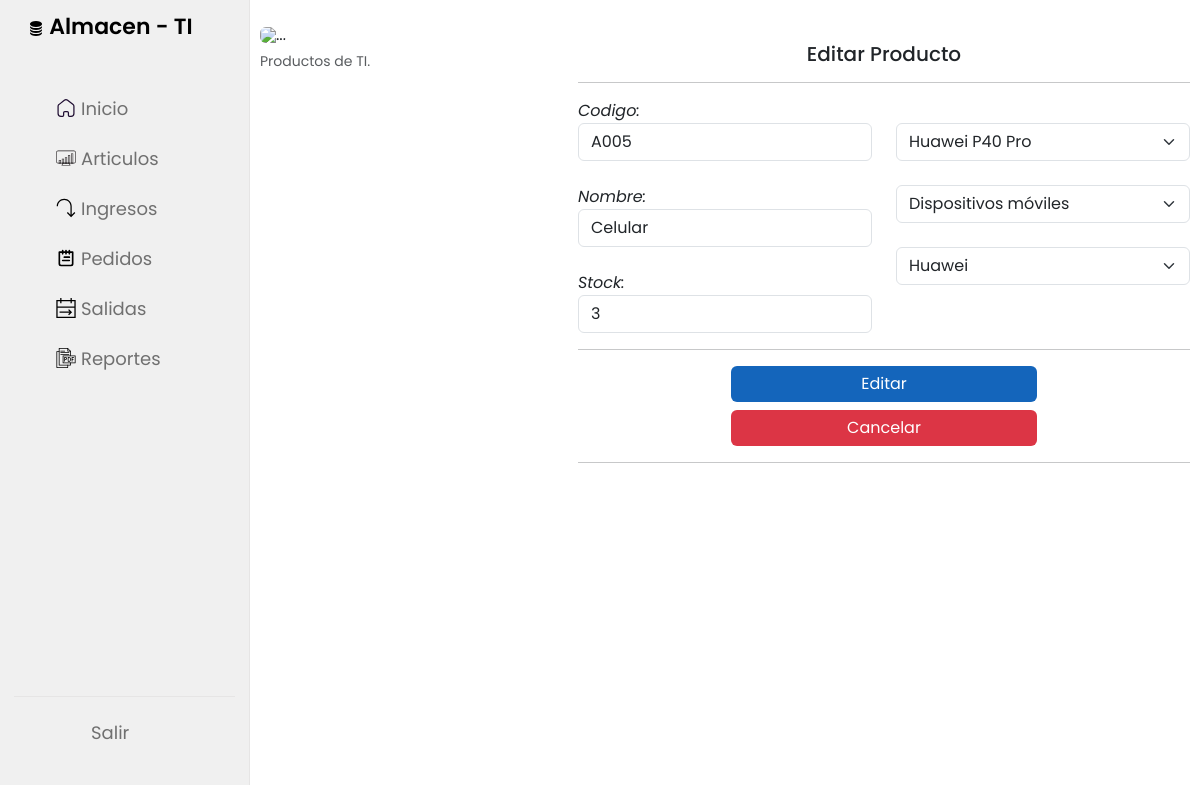
The app's page /articulo/edicionarticulo/A005 (signed in) with its own data.
### Almacen/models.py (models this page shows, shortened)
class Articulo(models.Model):
    codigo=models.CharField(primary_key=True, max_length=6)
    nombre=models.CharField(max_length=60)
    stock=models.IntegerField()
    codigo_Modelo = models.ForeignKey(Modelo, on_delete=models.CASCADE)
    codigo_Marca = models.ForeignKey(Marca, on_delete=models.CASCADE)
    codigo_Categoria=models.ForeignKey(Categoria, on_delete=models.CASCADE)

class Modelo(models.Model):
    codigo=models.CharField(primary_key=True, max_length=6)
    nombre=models.CharField(max_length=60)

class Categoria(models.Model):
    codigo=models.CharField(primary_key=True, max_length=6)
    nombre=models.CharField(max_length=60)
    descripcion=models.CharField(max_length=500)

class Marca(models.Model):
    codigo=models.CharField(primary_key=True, max_length=6)
    nombre=models.CharField(max_length=60)

### Almacen/views.py (the view)
# urls.py: path('articulo/edicionarticulo/<codigo>',views.edicionarticulo),
@login_required
def edicionarticulo(request, codigo):
    articulo = Articulo.objects.get(codigo = codigo)
    modelos = Modelo.objects.all()
    marcas = Marca.objects.all()
    categorias = Categoria.objects.all()
    context = {"articulo":articulo,"modelos":modelos,"marcas":marcas,"categorias":categorias}
    return render(request, template_edit_articulo,context)

### Almacen/templates/articulo/edit_articulo.html (shortened to what this page needs)
{% extends 'base/index.html' %}
{% block content %}
<div class="row pt-3">
    <div class="col-4">
        <figure class="figure">
            <img src="https://img.pikbest.com/png-images/qiantu/mbe-style-daily-necessities-electronic-products-cartoon-cute-set-of-pictures_2577475.png!w700wp"
                class="figure-img img-fluid rounded" alt="...">
            <figcaption class="figure-caption text-end">Productos de TI.</figcaption>
        </figure>
    </div>
    <div class="col-8 pt-3">
        <h5 class=" text-center">Editar Producto</h5>
        <hr>
        <form action="/articulo/updatearticulo/{{articulo.codigo}}" method="post">
            <div class="row">
                <div class="col">
                    <div>
                        <label><em>Codigo:</em></label>
                        <input type="text" readonly name="txtCodigo"  value="{{articulo.codigo}}" class="form-control">
                    </div><br>
                    <div>
                        <label><em>Nombre:</em></label>
                        <input type="text" name="txtNombre"  value="{{articulo.nombre}}" class="form-control">
                    </div><br>
                    <div>
                        <label><em>Stock:</em></label>
                        <input type="number" name="txtStock" value="{{articulo.stock}}" class="form-control">
                    </div>
                </div>
                <div class="col">
                    <br>
                    <div>
                        <select class="form-select" aria-label="Default select example" name="txtModelo">
                            <option selected value="{{articulo.codigo_Modelo.codigo}}">{{articulo.codigo_Modelo.nombre}}</option>
                          </select>
                    </div><br>
                    <div>
                        <select class="form-select" aria-label="Default select example" name="txtCategoria">
                            <option selected value="{{articulo.codigo_Categoria.codigo}}">{{articulo.codigo_Categoria.nombre}}</option>
                          </select>
                    </div><br>
                    <div>
                        <select class="form-select" aria-label="Default select example" name="txtMarca">
                            <option selected value="{{articulo.codigo_Marca.codigo}}">{{articulo.codigo_Marca.nombre}}</option>
                          </select>
                    </div>
                </div>
            </div>
            <hr>
            <div class="d-grid gap-2 col-6 mx-auto">
                <button class="btnsave btn btn-success" type="submit">Editar</button>
                <button class="btndelete btn btn-danger" type="reset">Cancelar</button>
            </div>
            <hr>
        </form>
    </div>
</div>
{% endblock %}

### Almacen/static/css/style.css (style rules this page uses)
body { background-color: #e7e7e7; }
.btnsave { background-color: #1465bb; border: none; }
.btndelete { border: none; }

### Almacen/static/css/estilo.css (style rules this page uses)
* { margin: 0; padding: 0; box-sizing: border-box; font-family: 'Poppins', sans-serif; }
:root { --primary-color: #ffffff; --panel-color: #FFF; --text-color: #000000; --boxtext-color: #ffffff; --black-light-color: #707070; --border-color: #e6e5e5; --toggle-color: #DDD; --box1-color: #003785; --box2-color: #1465bb; --box3-color: #003785; --title-icon-color: #fff; --tran-05: all 0.5s ease; --tran-03: all 0.3s ease; --tran-03: all 0.2s ease; }
body { min-height: 100vh; background-color: var(--primary-color); }

### records on screen
Articulo: txtCodigo "A005", txtNombre "Celular", txtStock "3", txtModelo "Huawei P40 Pro", txtCategoria "Dispositivos móviles", txtMarca "Huawei"
